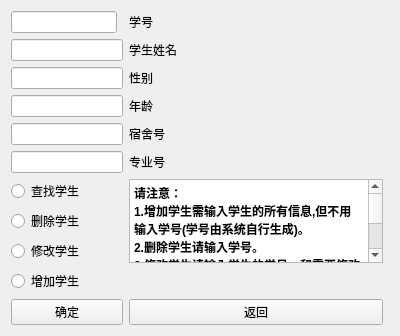
<?xml version="1.0" encoding="UTF-8"?>
<ui version="4.0">
 <class>modstu</class>
 <widget class="QWidget" name="modstu">
  <property name="geometry">
   <rect>
    <x>0</x>
    <y>0</y>
    <width>400</width>
    <height>300</height>
   </rect>
  </property>
  <property name="windowTitle">
   <string>Form</string>
  </property>
  <layout class="QGridLayout" name="gridLayout">
   <item row="7" column="2" colspan="2">
    <widget class="QLabel" name="label_5">
     <property name="text">
      <string>专业号</string>
     </property>
    </widget>
   </item>
   <item row="1" column="0" colspan="2">
    <widget class="QLineEdit" name="name"/>
   </item>
   <item row="5" column="2" colspan="2">
    <widget class="QLabel" name="label_4">
     <property name="text">
      <string>年龄</string>
     </property>
    </widget>
   </item>
   <item row="3" column="2" colspan="2">
    <widget class="QLabel" name="label_3">
     <property name="text">
      <string>性别</string>
     </property>
    </widget>
   </item>
   <item row="0" column="0">
    <widget class="QLineEdit" name="no"/>
   </item>
   <item row="5" column="0" colspan="2">
    <widget class="QLineEdit" name="age"/>
   </item>
   <item row="10" column="0">
    <widget class="QRadioButton" name="mod">
     <property name="text">
      <string>修改学生</string>
     </property>
    </widget>
   </item>
   <item row="3" column="0" colspan="2">
    <widget class="QLineEdit" name="sex"/>
   </item>
   <item row="6" column="0" colspan="2">
    <widget class="QLineEdit" name="dorm"/>
   </item>
   <item row="16" column="0" colspan="2">
    <widget class="QPushButton" name="pushButton">
     <property name="text">
      <string>确定</string>
     </property>
    </widget>
   </item>
   <item row="13" column="0">
    <widget class="QRadioButton" name="add">
     <property name="text">
      <string>增加学生</string>
     </property>
    </widget>
   </item>
   <item row="7" column="0" colspan="2">
    <widget class="QLineEdit" name="major"/>
   </item>
   <item row="6" column="2">
    <widget class="QLabel" name="label">
     <property name="text">
      <string>宿舍号</string>
     </property>
    </widget>
   </item>
   <item row="1" column="2" colspan="2">
    <widget class="QLabel" name="label_2">
     <property name="text">
      <string>学生姓名</string>
     </property>
    </widget>
   </item>
   <item row="0" column="2">
    <widget class="QLabel" name="label_6">
     <property name="text">
      <string>学号</string>
     </property>
    </widget>
   </item>
   <item row="9" column="0">
    <widget class="QRadioButton" name="del">
     <property name="text">
      <string>删除学生</string>
     </property>
    </widget>
   </item>
   <item row="8" column="2" rowspan="3">
    <widget class="QTextBrowser" name="textBrowser">
     <property name="html">
      <string>&lt;!DOCTYPE HTML PUBLIC &quot;-//W3C//DTD HTML 4.0//EN&quot; &quot;http://www.w3.org/TR/REC-html40/strict.dtd&quot;&gt;
&lt;html&gt;&lt;head&gt;&lt;meta name=&quot;qrichtext&quot; content=&quot;1&quot; /&gt;&lt;style type=&quot;text/css&quot;&gt;
p, li { white-space: pre-wrap; }
&lt;/style&gt;&lt;/head&gt;&lt;body style=&quot; font-family:'SimSun'; font-size:9pt; font-weight:400; font-style:normal;&quot;&gt;
&lt;p style=&quot; margin-top:0px; margin-bottom:0px; margin-left:0px; margin-right:0px; -qt-block-indent:0; text-indent:0px;&quot;&gt;&lt;span style=&quot; font-weight:600;&quot;&gt;请注意：&lt;/span&gt;&lt;/p&gt;
&lt;p style=&quot; margin-top:0px; margin-bottom:0px; margin-left:0px; margin-right:0px; -qt-block-indent:0; text-indent:0px;&quot;&gt;&lt;span style=&quot; font-weight:600;&quot;&gt;1.增加学生需输入学生的所有信息,但不用输入学号(学号由系统自行生成)。&lt;/span&gt;&lt;/p&gt;
&lt;p style=&quot; margin-top:0px; margin-bottom:0px; margin-left:0px; margin-right:0px; -qt-block-indent:0; text-indent:0px;&quot;&gt;&lt;span style=&quot; font-weight:600;&quot;&gt;2.删除学生请输入学号。&lt;/span&gt;&lt;/p&gt;
&lt;p style=&quot; margin-top:0px; margin-bottom:0px; margin-left:0px; margin-right:0px; -qt-block-indent:0; text-indent:0px;&quot;&gt;&lt;span style=&quot; font-weight:600;&quot;&gt;3.修改学生请输入学生的学号，和需要修改的字段的内容（其他的内容不用输入，一次可输入多个需要修改的字段）。&lt;/span&gt;&lt;/p&gt;
&lt;p style=&quot; margin-top:0px; margin-bottom:0px; margin-left:0px; margin-right:0px; -qt-block-indent:0; text-indent:0px;&quot;&gt;&lt;span style=&quot; font-weight:600;&quot;&gt;4.学生初始密码为：123456&lt;/span&gt;&lt;/p&gt;&lt;/body&gt;&lt;/html&gt;</string>
     </property>
    </widget>
   </item>
   <item row="16" column="2">
    <widget class="QPushButton" name="pushButton_2">
     <property name="text">
      <string>返回</string>
     </property>
    </widget>
   </item>
   <item row="8" column="0">
    <widget class="QRadioButton" name="find">
     <property name="text">
      <string>查找学生</string>
     </property>
    </widget>
   </item>
  </layout>
 </widget>
 <resources/>
 <connections/>
</ui>
